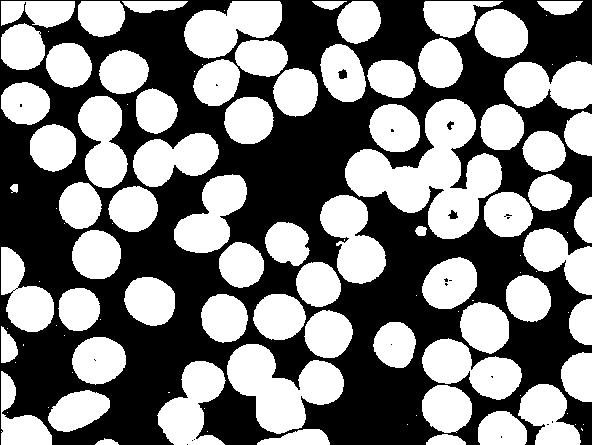
#> input picture Source/coins.bmp, 592 x 445 px, found by its file name
$ python 'Erosion and dilation.py'
#> lines starting #> are read from the running program, lines starting #| are printed output that depends on the picture; after the words box and inside, x2 and y2 are one past the last pixel; in counts of white or black regions, pixels touching at a corner belong together
import cv2
import numpy as np


#Read image
img = cv2.imread('coins.bmp',0)
#> img: shape (445, 592); 49.2% white; 109 white regions (40 under 20 px), largest, box (x1, y1, x2, y2) and area: (345, 99, 502, 239) 10037, (227, 344, 344, 434) 5728, (184, 1, 282, 59) 3690

# M*N(5*5) kernel for convolution.you can also create your own kernel.
kernel = np.ones((5,5),np.uint8)

erosion = cv2.erode(img,kernel,iterations = 1)
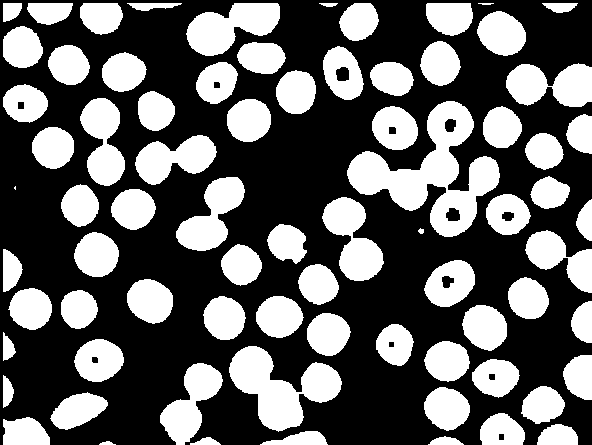
#> erosion: shape (445, 592); 38.5% white; 76 white regions (1 under 20 px), largest, box (x1, y1, x2, y2) and area: (347, 101, 500, 237) 8058, (229, 346, 342, 432) 4718, (186, 3, 280, 56) 3017
dilation = cv2.dilate(img,kernel,iterations = 1)
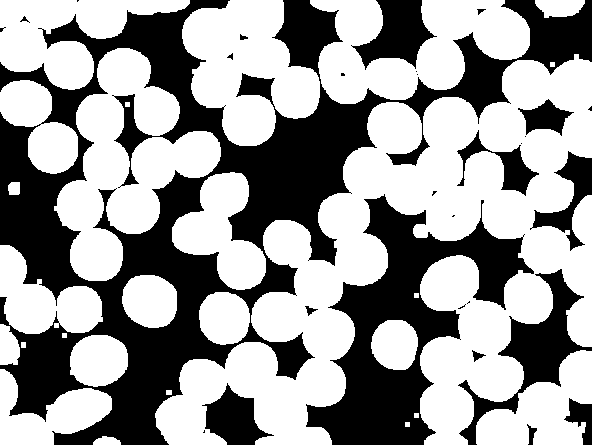
#> dilation: shape (445, 592); 60.1% white; 29 black regions (13 under 20 px), largest, box (x1, y1, x2, y2) and area: (0, 0, 592, 445) 68977, (306, 194, 534, 445) 20013, (458, 269, 592, 445) 5332

cv2.imshow("Original Image",img)
cv2.imshow("Eroded image",erosion)
cv2.imshow("Dilated image",dilation)
#> (the run stopped early here; a loop or call above may not have finished)
